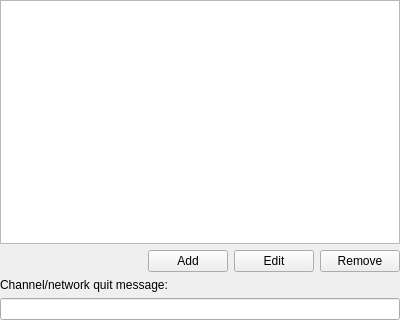
<?xml version="1.0" encoding="UTF-8"?>
<ui version="4.0">
 <class>CFGIRCNetworks</class>
 <widget class="QWidget" name="CFGIRCNetworks">
  <property name="geometry">
   <rect>
    <x>0</x>
    <y>0</y>
    <width>400</width>
    <height>320</height>
   </rect>
  </property>
  <layout class="QVBoxLayout" name="verticalLayout">
   <property name="leftMargin">
    <number>0</number>
   </property>
   <property name="topMargin">
    <number>0</number>
   </property>
   <property name="rightMargin">
    <number>0</number>
   </property>
   <property name="bottomMargin">
    <number>0</number>
   </property>
   <item>
    <layout class="QVBoxLayout" name="verticalLayout_2">
     <item>
      <widget class="QTableView" name="gridNetworks">
       <property name="editTriggers">
        <set>QAbstractItemView::NoEditTriggers</set>
       </property>
       <property name="selectionMode">
        <enum>QAbstractItemView::SingleSelection</enum>
       </property>
       <property name="selectionBehavior">
        <enum>QAbstractItemView::SelectRows</enum>
       </property>
       <property name="sortingEnabled">
        <bool>true</bool>
       </property>
      </widget>
     </item>
    </layout>
   </item>
   <item>
    <layout class="QHBoxLayout" name="horizontalLayout">
     <item>
      <spacer name="horizontalSpacer">
       <property name="orientation">
        <enum>Qt::Horizontal</enum>
       </property>
       <property name="sizeHint" stdset="0">
        <size>
         <width>40</width>
         <height>20</height>
        </size>
       </property>
      </spacer>
     </item>
     <item>
      <widget class="QPushButton" name="btnAdd">
       <property name="text">
        <string>Add</string>
       </property>
       <property name="icon">
        <iconset resource="../../../../../media/resources.qrc">
         <normaloff>:/icons/plus.png</normaloff>:/icons/plus.png</iconset>
       </property>
      </widget>
     </item>
     <item>
      <widget class="QPushButton" name="btnEdit">
       <property name="text">
        <string>Edit</string>
       </property>
       <property name="icon">
        <iconset resource="../../../../../media/resources.qrc">
         <normaloff>:/icons/pencil.png</normaloff>:/icons/pencil.png</iconset>
       </property>
      </widget>
     </item>
     <item>
      <widget class="QPushButton" name="btnRemove">
       <property name="text">
        <string>Remove</string>
       </property>
       <property name="icon">
        <iconset resource="../../../../../media/resources.qrc">
         <normaloff>:/icons/x.png</normaloff>:/icons/x.png</iconset>
       </property>
      </widget>
     </item>
    </layout>
   </item>
   <item>
    <widget class="QLabel" name="label">
     <property name="text">
      <string>Channel/network quit message:</string>
     </property>
    </widget>
   </item>
   <item>
    <widget class="QLineEdit" name="leQuitMessage"/>
   </item>
  </layout>
 </widget>
 <resources>
  <include location="../../../../../media/resources.qrc"/>
 </resources>
 <connections/>
</ui>
